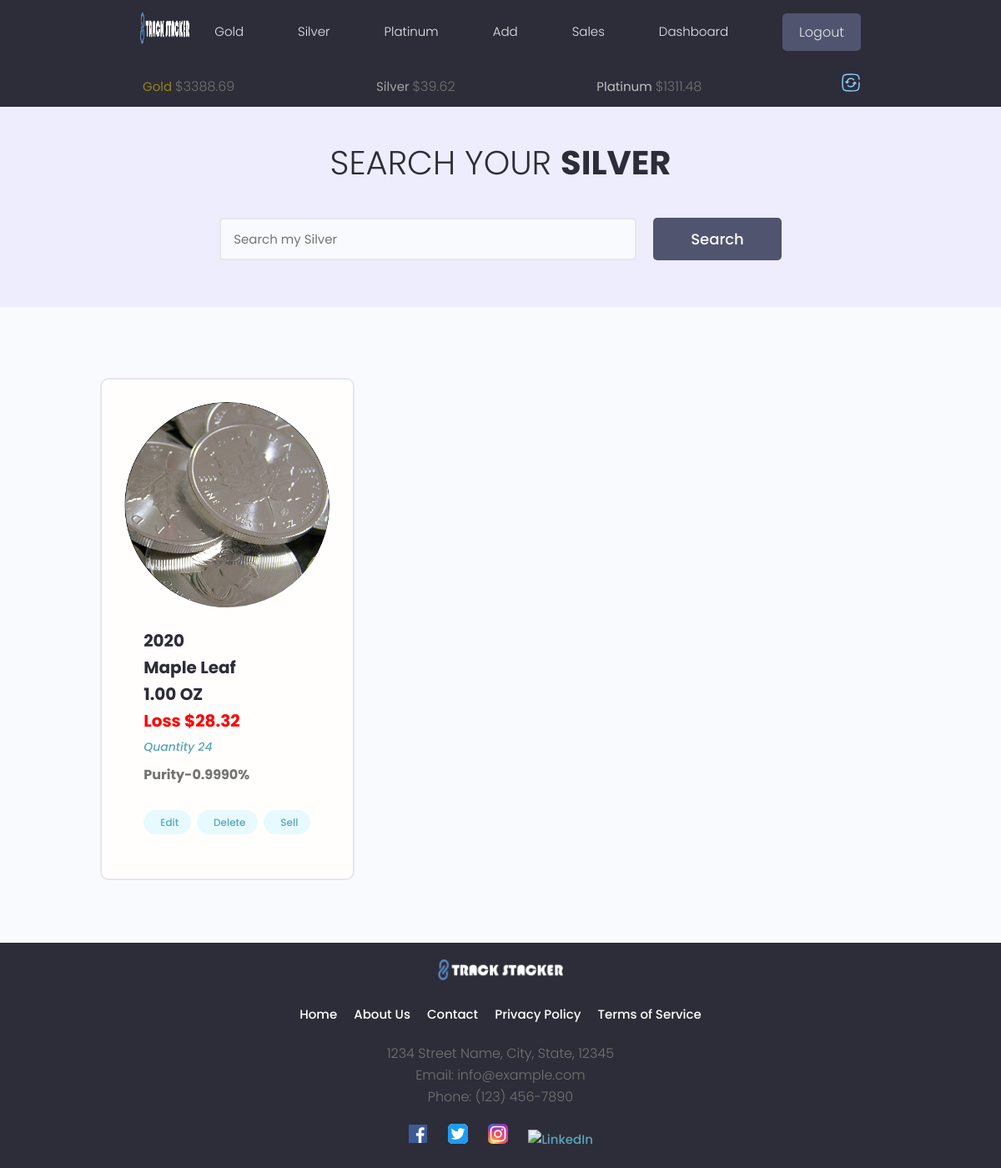
The app's page /silver/ (signed in), older data.
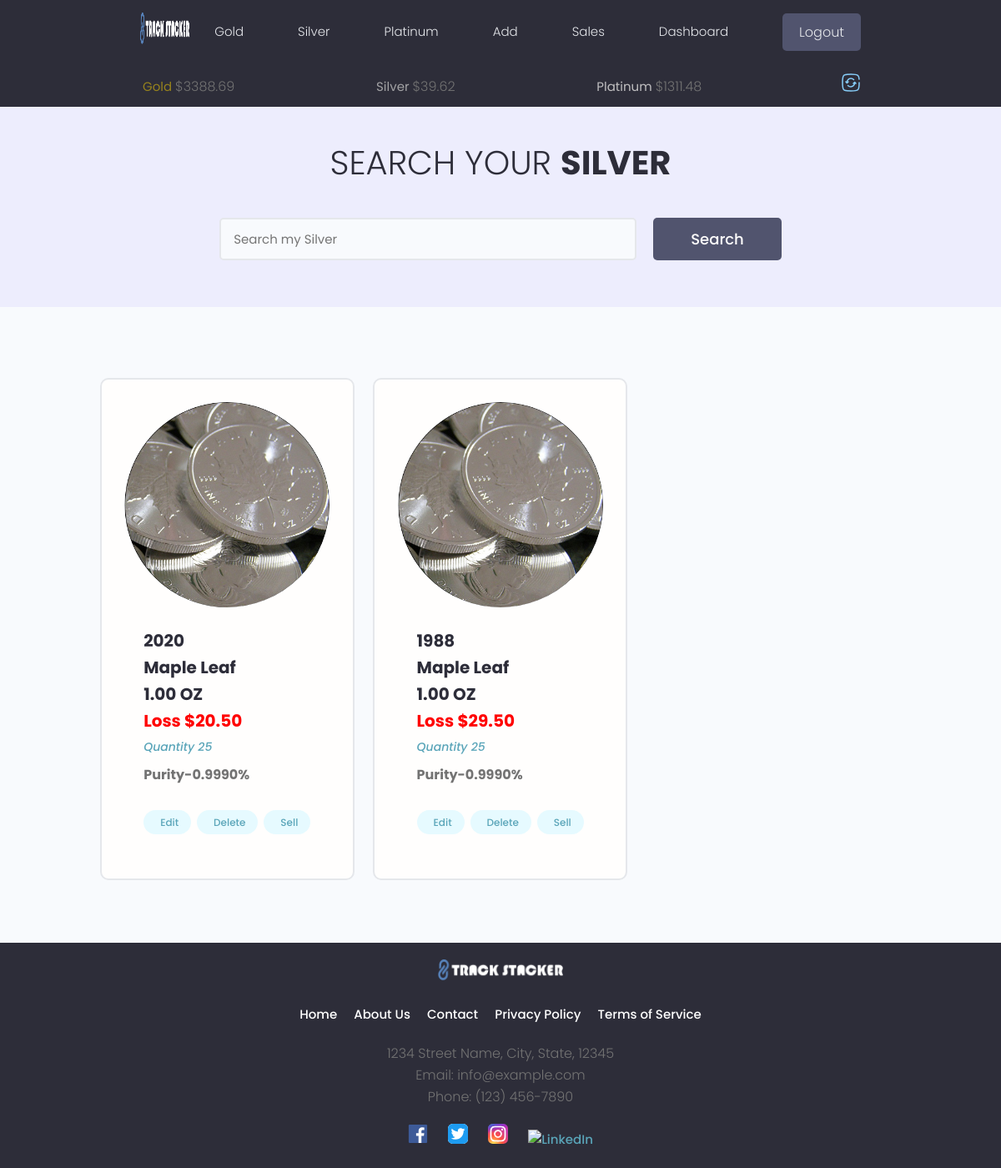
The same page, newer data.
### tracker/models.py (models this page shows, shortened)
class Silver(models.Model):
    METAL_TYPES = (
        ('gold', 'Gold'),
        ('silver', 'Silver'),
        ('platinum', 'Platinum'),
    )
    BAR_ROUND_MISC = (
        ('bar', 'Bar'),
        ('round', 'Round'),
        ('misc', 'Misc'),
    )
    UNIT_CHOICES = [
        ('GRAMS', 'Grams'),
        ('TROY_OUNCES', 'Troy Ounces'),
    ]
    COA_PRESENT = [
        ('yes', 'Yes'),
        ('no', 'No'),
    ]
    owner = models.ForeignKey(Profile, on_delete=models.CASCADE, default=None, null=True, blank=True, unique=False)
    metal_type = models.CharField(max_length=100, choices=METAL_TYPES, default='')
    item_type = models.CharField(max_length=100, choices=BAR_ROUND_MISC, default='round')
    coa_present = models.CharField(max_length=100, choices=COA_PRESENT, default='no')
    item_year = models.PositiveIntegerField(null=True, blank=True, default=None)
    serial_number = models.CharField(max_length=100, null=True, blank=True, default=None)
    item_name = models.CharField(max_length=100)
    item_about = models.TextField(max_length=500, null=True, blank=True, default="")
    featured_image = models.ImageField(default='images/silver_avatar.jpg', null=True, blank=True)
    purity = models.DecimalField(max_digits=15, decimal_places=4, null=True, blank=True)
    quantity = models.IntegerField()
    weight_troy_oz = models.DecimalField(max_digits=30, decimal_places=4)
    weight_grams = models.DecimalField(max_digits=30, decimal_places=4, default=0.00)
    asw = models.DecimalField(max_digits=30, decimal_places=4, default=0.00)
    cost_to_purchase = models.DecimalField(max_digits=20, decimal_places=2)
    spot_at_purchase = models.DecimalField(max_digits=20, decimal_places=2, null=True, blank=True, default=None)
    premium = models.DecimalField(max_digits=20, decimal_places=2, null=True, blank=True, default=0.00)
    shipping_cost = models.DecimalField(max_digits=15, decimal_places=2, null=True, blank=True)
    purchased_from = models.CharField(max_length=100)
    created = models.DateTimeField(auto_now_add=True)
    cost_per_unit = models.DecimalField(max_digits=20, decimal_places=2, null=True, blank=True, default=0.00)
    total_cost_per_unit = models.DecimalField(max_digits=20, decimal_places=2, null=True, blank=True, default=0.00)
    weight_per_unit = models.DecimalField(max_digits=20, decimal_places=4, default=0.00)
    initial_weight_unit = models.CharField(max_length=50, choices=UNIT_CHOICES, default='TROY_OUNCES')
    id = models.UUIDField(default=uuid.uuid4, primary_key=True, editable=False)
    class Meta:
        verbose_name_plural = "Silver"
    def calculate_profit(self, spot_price):
        if self.quantity > 0:
            try:
                melt_value = Decimal(self.weight_troy_oz) * Decimal(spot_price)
                profit = melt_value - (self.total_cost_per_unit * self.quantity)
            except Exception as e:
                print(f'There has been an error {e}')
            return profit
        else:
            profit = 0.00
            return profit

### tracker/views.py (the view, shortened to what this page needs)
# urls.py: path('<str:metal_type>/', views.metalPage, name='metal_page'),
@login_required(login_url='login-user')
def metalPage(request, metal_type):
    metals_data, created = MetalsData.objects.get_or_create(owner=request.user.profile)
    five_minutes_later = metals_data.timestamp + 300
    unix_time_now = int(time.time())
    if metals_data.current_gold_price == 0:
        metals_data.get_api_data(request.user)
    elif (unix_time_now - five_minutes_later) > 300:
        print('strawberry pancakes')
    gold_price = metals_data.current_gold_price
    silver_price = metals_data.current_silver_price
    platinum_price = metals_data.current_platinum_price
    print(f"Gold {gold_price}")
    print(f"Silver {silver_price}")
    print(f"Platinum {platinum_price}")
    metal_objects = None
    template_name = None
    results, search_query = searchMetals(request)
    if metal_type == 'gold':
        spot_price = gold_price
        if search_query:
            metal_objects = results.get('gold_items')
        else:
            metal_objects = Gold.objects.filter(owner=request.user.profile)
        template_name = 'tracker/gold.html'
    elif metal_type == 'silver':
        spot_price = silver_price
        if search_query:
            metal_objects = results.get('silver_items')
        else:
            metal_objects = Silver.objects.filter(owner=request.user.profile)
        template_name = 'tracker/silver.html'
    else:
        raise Http404
    if metal_objects:
        custom_range, metal_objects = paginateMetals(request, metal_objects, 6)
        for object in metal_objects:
            object.profit = object.calculate_profit(spot_price)
        for object in metal_objects:
            object.weight = object.weight_per_unit
        context = {
            'object.weight': object.weight,
            'object.profit': object.profit,
            'spot_price': spot_price,
            'custom_range': custom_range,
            'metal_type': metal_type,
            'metal_objects': metal_objects,
            'search_query': search_query
        }
    return render(request, template_name, context)

### tracker/context_processors.py (called while the page is built)
def subheader_context(request):
    subheader_data = {}
    if request.user.is_authenticated:
        try:
            metals_data, created = MetalsData.objects.get_or_create(owner=request.user.profile)
            subheader_data['gold_price'] = metals_data.current_gold_price
            subheader_data['silver_price'] = metals_data.current_silver_price
            subheader_data['platinum_price'] = metals_data.current_platinum_price
        except MetalsData.DoesNotExist:
            subheader_data['gold_price'] = 'N/A'
            subheader_data['silver_price'] = 'N/A'
            subheader_data['platinum_price'] = 'N/A'
    return subheader_data

### tracker/templatetags/custom_filters.py (called while the page is built)
@register.filter
def absolute(value):
    return abs(value)

### tracker/templates/tracker/silver.html (shortened to what the changed rows need)
{% extends 'main.html' %}
{% block content %}
{% load static %}
{% load multiply %}
{% load custom_filters %}
<main class="projects">
    <section class="hero-section text-center">
      <div class="container container--narrow">
        <div class="hero-section__box">
          <h2>Search your <span>Silver</span></h2>
        </div>
      </div>
    </section>
    <section class="projectsList">
      <div class="container">
        <div class="grid grid--three">
          {% if search_query %}
          {% for object in metal_objects %}
          <div class="column">
            <div class="card project">
              <a href="{% url 'singleMetal' metal_type='silver' pk=object.pk %}" class="project">
                {% if object.featured_image.url != None %}
                <div class="project__thumbnail metal__thumbnail" style="background-image: url('{{ object.featured_image.url }}')">
                </div>
                {% else %}
                <div class="project__thumbnail metal__thumbnail" style="background-image: url('{% static 'images/default.jpg' %}')">
                </div>
                {% endif %}
                <div class="card__body">
                  <h3 class="project__title">{{object.item_year}}</h3>
                  <h3 class="project__title">{{object.item_name}}</h3>
                  {% if object.initial_weight_unit == 'TROY_OUNCES' %}
                  <h3 class="project__title">{{object.weight|floatformat:2}} OZ</h3>
                  {% else %}
                  <h3 class="project__title">{{object.weight|floatformat:2}} Gram{{object.weight|floatformat:2|pluralize}}</h3>
                  {% endif %}
                  {% if object.quantity > 0 %}
                    {% if object.profit > 0 %}
                    <h3 class="project__title profit_plus">Profit ${{object.profit|floatformat:2}}</h3>
                    {% elif object.profit == 0 %}
                    <h3 class="project__title profit_neutral">{{object.profit|floatformat:2}}</h3>
                    {% else %}
                    <h3 class="project__title profit_minus">Loss ${{object.profit|absolute|floatformat:2}}</h3>
                    {% endif %}
                  {% else %}
                    <h3 class="project__title profit_neutral">SOLD OUT</h3>
                  {% endif %}
                  <p><a class="project__author" href="{% url 'singleMetal' metal_type='silver' pk=object.pk %}">Quantity {{object.quantity}}</a></p>
                  <p class="project--rating">
                    <span style="font-weight: bold;">Purity-{{object.purity}}%</span>
                  </p>
                  <p class="project--rating">
                    <a class="tag tag--pill tag--main settings__btn" href="{% url 'editPage' metal_type=object.metal_type pk=object.pk %}"><i class="im im-edit"></i> Edit</a>
                    <a class="tag tag--pill tag--main settings__btn" href="{% url 'deletePage' metal_type=object.metal_type pk=object.pk %}"><i class="im im-edit"></i> Delete</a>
                    <a class="tag tag--pill tag--main settings__btn" href="{% url 'sellPage' metal_type=object.metal_type pk=object.pk %}"><i class="im im-edit"></i> Sell</a>
                  </p>
                </div>
              </a>
            </div>
          </div>
          {% endfor %}
          {% else %}
          {% for object in metal_objects %}
          <div class="column">
            <div class="card project">
              <a href="{% url 'singleMetal' metal_type='silver' pk=object.pk %}" class="project">
                {% if object.featured_image.url != None %}
                <div class="project__thumbnail metal__thumbnail" style="background-image: url('{{ object.featured_image.url }}')">
                </div>
                {% else %}
                <div class="project__thumbnail metal__thumbnail" style="background-image: url('{% static 'images/default.jpg' %}')">
                </div>
                {% endif %}
                <div class="card__body">
                  <h3 class="project__title">{{object.item_year}}</h3>
                  <h3 class="project__title">{{object.item_name}}</h3>
                  {% if object.initial_weight_unit == 'TROY_OUNCES' %}
                  <h3 class="project__title">{{object.weight|floatformat:2}} OZ</h3>
                  {% else %}
                  <h3 class="project__title">{{object.weight|floatformat:2}} Gram{{object.weight|floatformat:2|pluralize}}</h3>
                  {% endif %}
                  {% if object.quantity > 0 %}
                    {% if object.profit > 0 %}
                    <h3 class="project__title profit_plus">Profit ${{object.profit|floatformat:2}}</h3>
                    {% elif object.profit == 0 %}
                    <h3 class="project__title profit_neutral">{{object.profit|floatformat:2}}</h3>
                    {% else %}
                    <h3 class="project__title profit_minus">Loss ${{object.profit|absolute|floatformat:2}}</h3>
                    {% endif %}
                  {% else %}
                    <h3 class="project__title profit_neutral">SOLD OUT</h3>
                  {% endif %}
                  <p><a class="project__author" href="{% url 'singleMetal' metal_type='silver' pk=object.pk %}">Quantity {{object.quantity}}</a></p>
                  <p class="project--rating">
                    <span style="font-weight: bold;">Purity-{{object.purity}}%</span>
                  </p>
                  <p class="project--rating">
                    <a class="tag tag--pill tag--main settings__btn" href="{% url 'editPage' metal_type=object.metal_type pk=object.pk %}"> Edit</a>
                    <a class="tag tag--pill tag--main settings__btn" href="{% url 'deletePage' metal_type=object.metal_type pk=object.pk %}"> Delete</a>
                    <a class="tag tag--pill tag--main settings__btn" href="{% url 'sellPage' metal_type=object.metal_type pk=object.pk %}"> Sell</a>
                  </p>
                </div>
              </a>
            </div>
          </div>
          {% endfor %}
          {% endif %}
        </div>
      </div>
    </section>
  </main>
{% endblock content %}

Row changes from the older to the newer data that the page shows:
removed Silver: featured_image (picture), item_year "2020", item_name "Maple Leaf", weight "1.00", profit|absolute "28.32", quantity "24", purity "0.9990"
added Silver: featured_image (picture), item_year "2020", item_name "Maple Leaf", weight "1.00", profit|absolute "20.50", quantity "25", purity "0.9990"
added Silver: featured_image (picture), item_year "1988", item_name "Maple Leaf", weight "1.00", profit|absolute "29.50", quantity "25", purity "0.9990"
